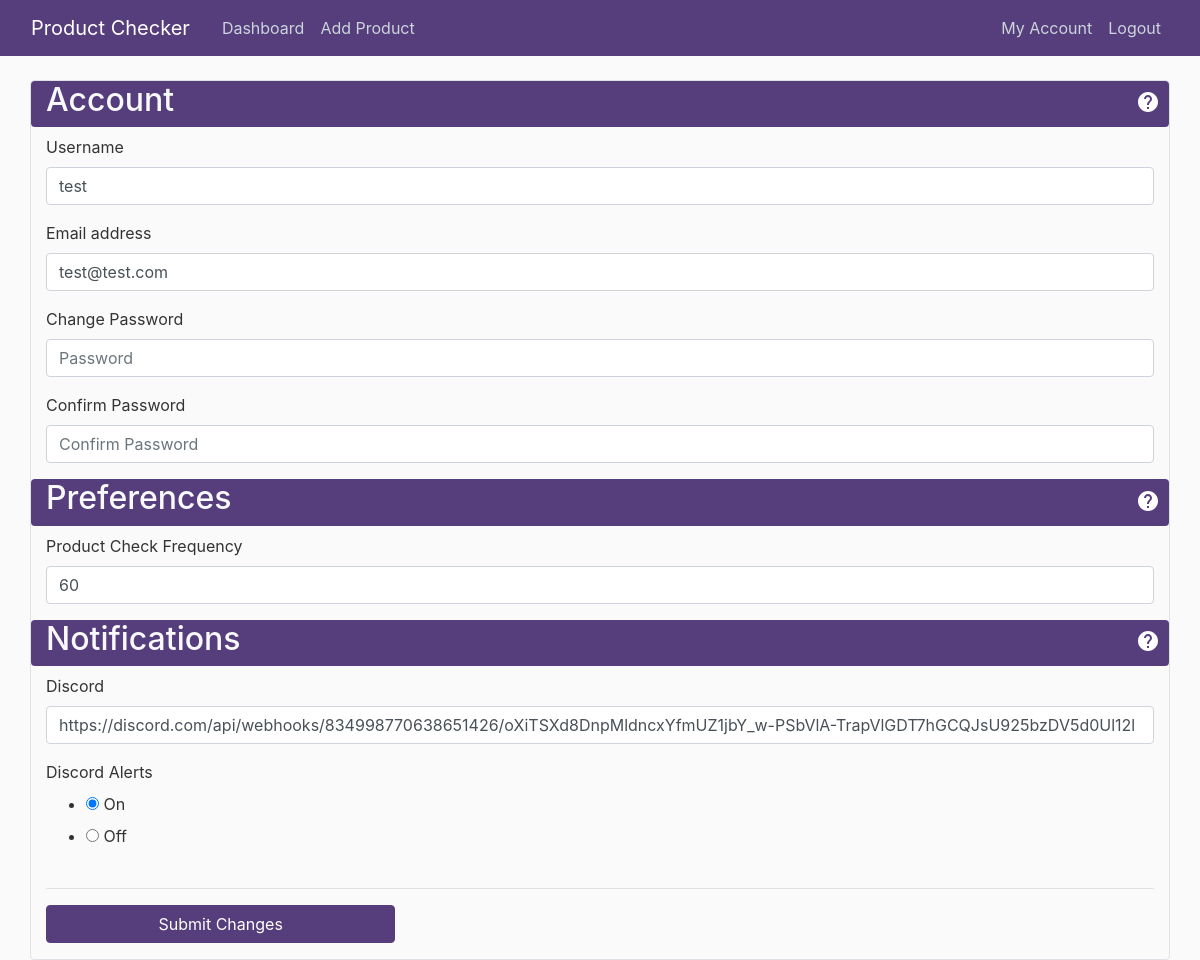
Page /account (signed in) on the earlier database version.
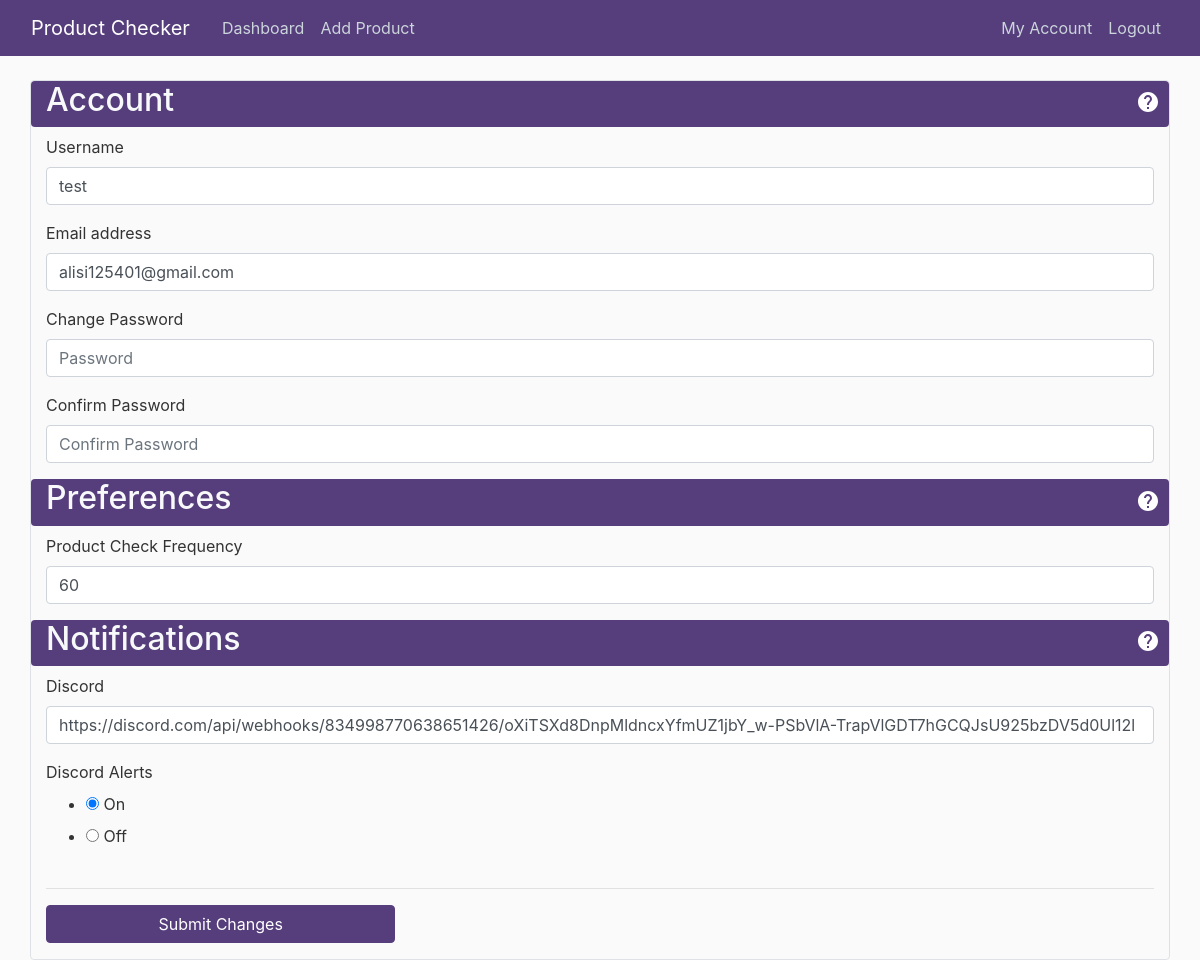
Same page on the later database version.
### productchecker/models.py (models this page shows, shortened)
class User(db.Model, UserMixin):
    id = db.Column(db.Integer, primary_key=True)
    username = db.Column(db.String(30), unique=True, nullable=False)
    email = db.Column(db.String(100), unique=True, nullable=False)
    password = db.Column(db.String(60), nullable=False)
    discord_webhook = db.Column(db.String(150), nullable=True)
    discord_active = db.Column(db.Boolean, nullable=False, default=0)
    help_active = db.Column(db.Boolean, nullable=False, default=1)
    check_freq = db.Column(db.Integer, nullable=False, default=60)
    products = db.relationship('Product', backref='user', lazy=True)

### productchecker/routes.py (the view)
@app.route("/account", methods=['GET', 'POST'])
@login_required
def account():
    form = UpdateAccountForm()
    if form.validate_on_submit():
        current_user.username = form.username.data
        current_user.email = form.email.data
        if form.password.data != '':
            current_user.password = bcrypt.generate_password_hash(form.password.data).decode('utf-8')
        current_user.discord_webhook = form.discord_webhook.data
        current_user.discord_active = bool(form.discord_active.data)
        current_user.check_freq = form.check_freq.data
        AppAttr.update_check_freq(form.check_freq.data)
        db.session.commit()
        flash('Account Updated', 'success')
        return redirect(url_for('account'))
    elif request.method == 'GET':
        form.username.data = current_user.username
        form.email.data = current_user.email
        form.discord_webhook.data = current_user.discord_webhook
        form.discord_active.data = current_user.discord_active
        form.check_freq.data = current_user.check_freq
    return render_template('account.html', form=form)

### productchecker/forms.py (shortened to what this page needs)
class UpdateAccountForm(FlaskForm):
    username = StringField('Username', validators=[
                           DataRequired(), Length(min=username_min, max=username_max)])
    email = StringField('Email', validators=[DataRequired(), Email()])
    password = PasswordField('Password')
    confirm_password = PasswordField('Confirm Password', validators=[EqualTo('password')])
    check_freq = IntegerField('Check Frequency', validators=[
                           DataRequired(), NumberRange(min=freq_min, max=freq_max)])
    discord_webhook = StringField('Webhook URL')
    discord_active = RadioField(coerce=int, choices=[(1,'On'),(0,'Off')])
    submit = SubmitField('Submit Changes')

### productchecker/models.py (called while the page is built)
@login_manager.user_loader
def load_user(user_id):
    return User.query.get(int(user_id))

### productchecker/templates/account.html (shortened to what the changed rows need)
{% extends "layout.html" %}
{% block content %}
<div class="container border rounded">
	<div class="row bg-primary rounded" style="background-color: #563d7c!important;">
		<div class="col-4 mr-auto">
			<h2 class="text-light">Account</h2>
		</div>
	</div>
	<div class="row mt-2">
		<div class="col">
			<form novalidate method="POST" action="">
				<div class="form-group">
					<label>Username</label>
					{% if form.username.errors %}
					{{ form.username(class="form-control is-invalid", placeholder="Username") }}
					<div class="invalid-feedback">
						{% for error in form.username.errors %}
						<span>{{ error }}</span>
						{% endfor %}
					</div>
					{% else %}
					{{ form.username(class="form-control", placeholder="Username") }}
					{% endif %}
				</div>
				<div class="form-group">
					<label>Email address</label>
					{% if form.email.errors %}
					{{ form.email(class="form-control is-invalid", placeholder="Email") }}
					<div class="invalid-feedback">
						{% for error in form.email.errors %}
						<span>{{ error }}</span>
						{% endfor %}
					</div>
					{% else %}
					{{ form.email(class="form-control", placeholder="Email") }}
					{% endif %}
				</div>
				<div class="form-group">
					<label>Change Password</label>
					{% if form.password.errors %}
					{{ form.password(class="form-control is-invalid", placeholder="Password") }}
					<div class="invalid-feedback">
						{% for error in form.password.errors %}
						<span>{{ error }}</span>
						{% endfor %}
					</div>
					{% else %}
					{{ form.password(class="form-control", placeholder="Password") }}
					{% endif %}
				</div>
				<div class="row bg-primary rounded" style="background-color: #563d7c!important;">
					<div class="col-4 mr-auto">
						<h2 class="text-light">Preferences</h2>
					</div>
				</div>
				<div class="row mt-2">
					<div class="col">
						<div class="form-group">
							<label>Product Check Frequency</label>
							{% if form.check_freq.errors %}
							{{ form.check_freq(class="form-control is-invalid", placeholder="Time(Seconds)") }}
							<div class="invalid-feedback">
								{% for error in form.check_freq.errors %}
								<span>{{ error }}</span>
								{% endfor %}
							</div>
							{% else %}
							{{ form.check_freq(class="form-control", placeholder="Time(Seconds)") }}
							{% endif %}
						</div>
					</div>
				</div>
				<div class="row bg-primary rounded" style="background-color: #563d7c!important;">
					<div class="col-4 mr-auto">
						<h2 class="text-light">Notifications</h2>
					</div>
				</div>
				<div class="row mt-2">
					<div class="col">
						<div class="form-group">
							<label>Discord</label>
							{% if form.discord_webhook.errors %}
							{{ form.discord_webhook(class="form-control is-invalid", placeholder="Webhook URL") }}
							<div class="invalid-feedback">
								{% for error in form.discord_webhook.errors %}
								<span>{{ error }}</span>
								{% endfor %}
							</div>
							{% else %}
							{{ form.discord_webhook(class="form-control", placeholder="Webhook URL") }}
							{% endif %}
						</div>
					</div>
				</div>
				<div class="row">
					<div class="col">
						{{ form.discord_active() }}
					</div>
				</div>
			</form>
		</div>
	</div>
</div>
{% endblock %}

Differences in the rows shown:
changed User "test": email "test@test.com" → "alisi125401@gmail.com"
